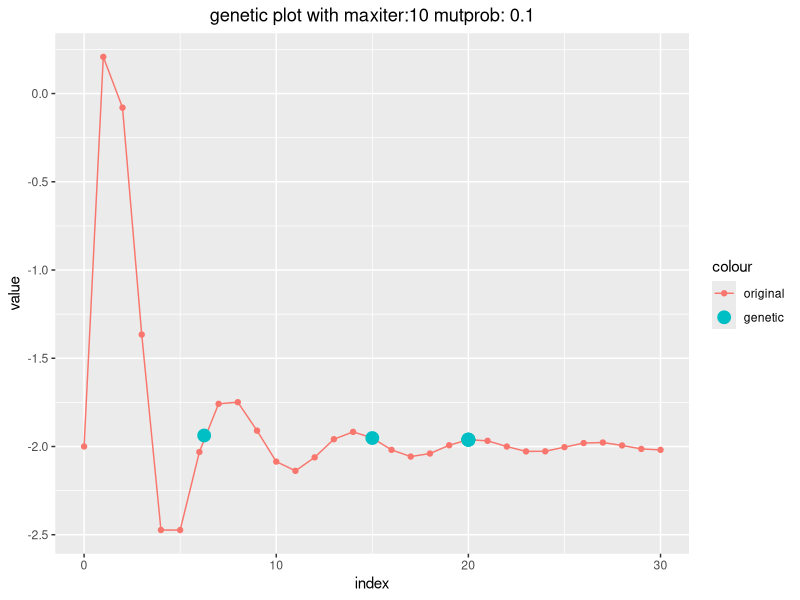
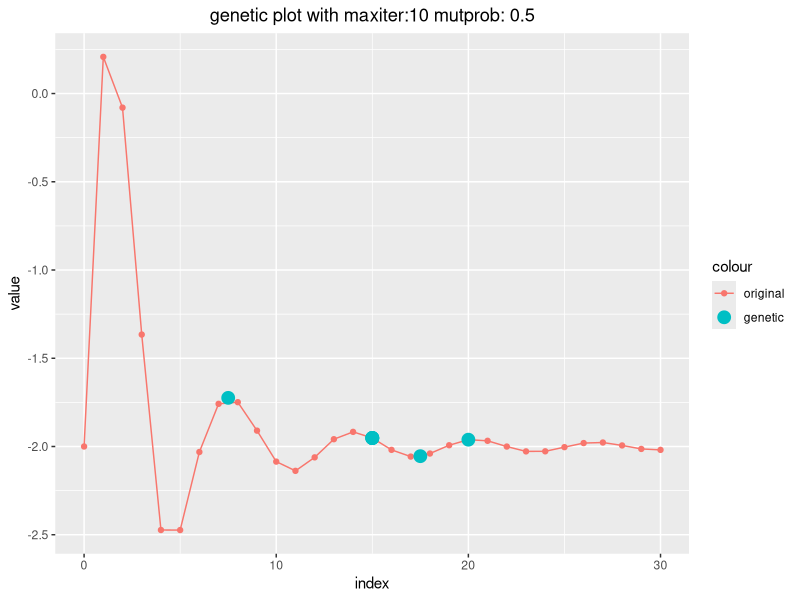
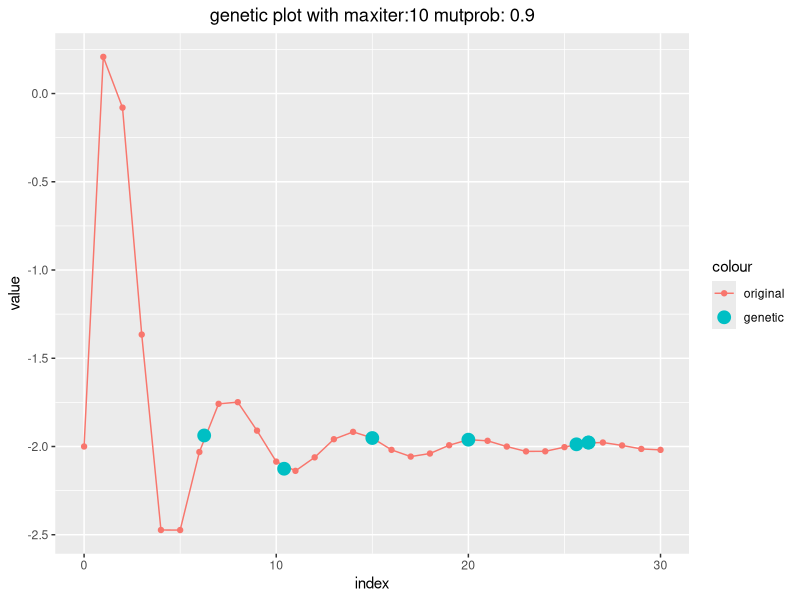
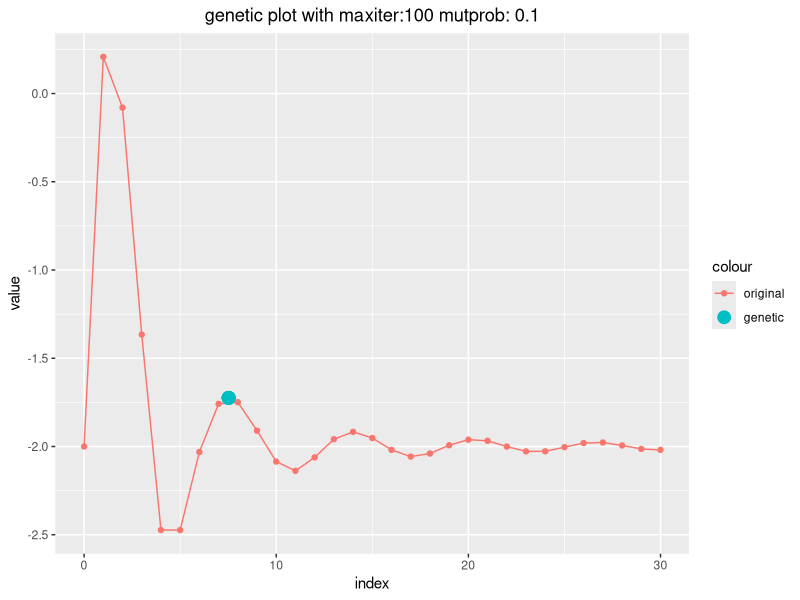
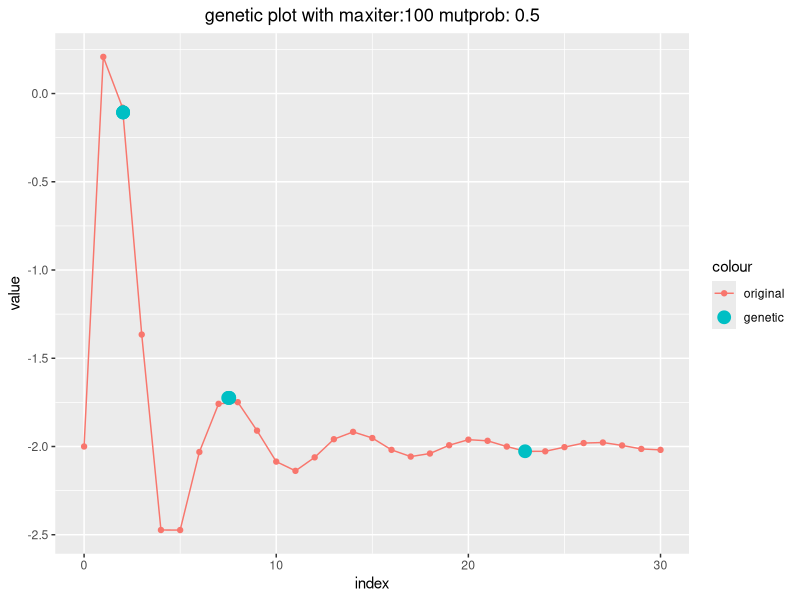
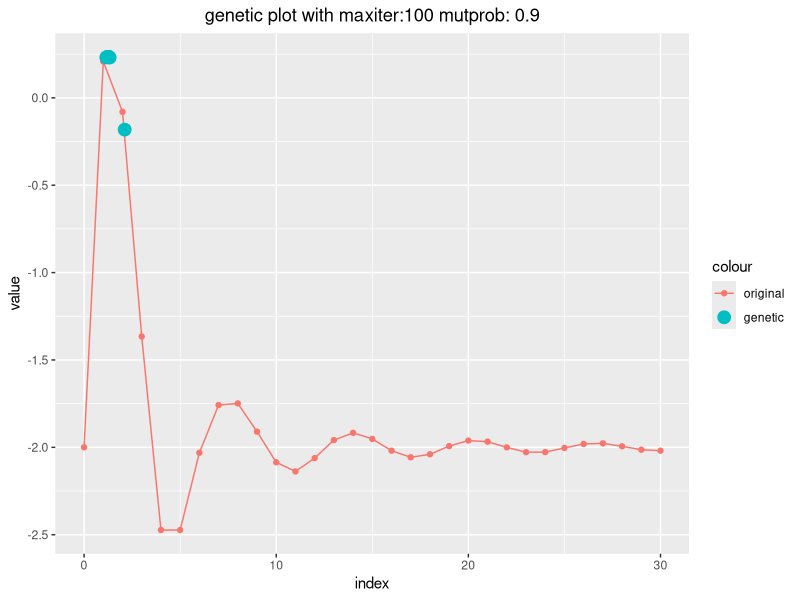
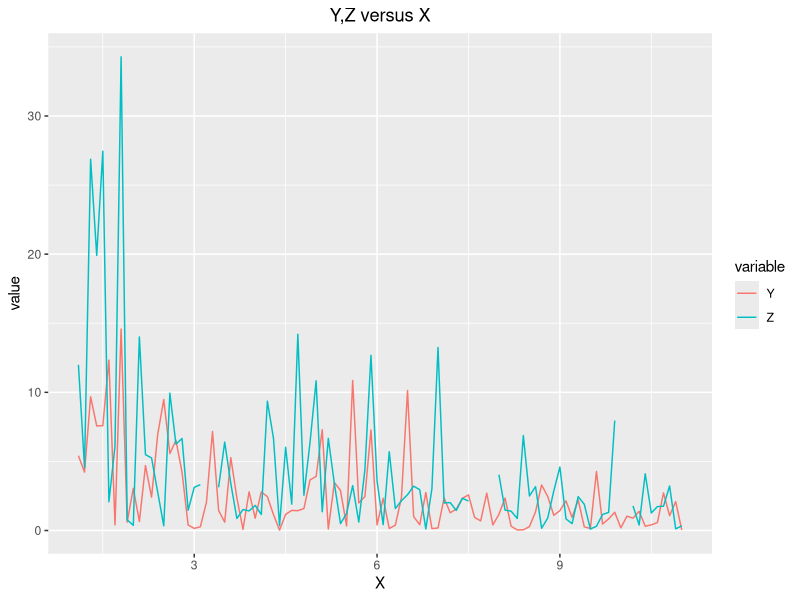
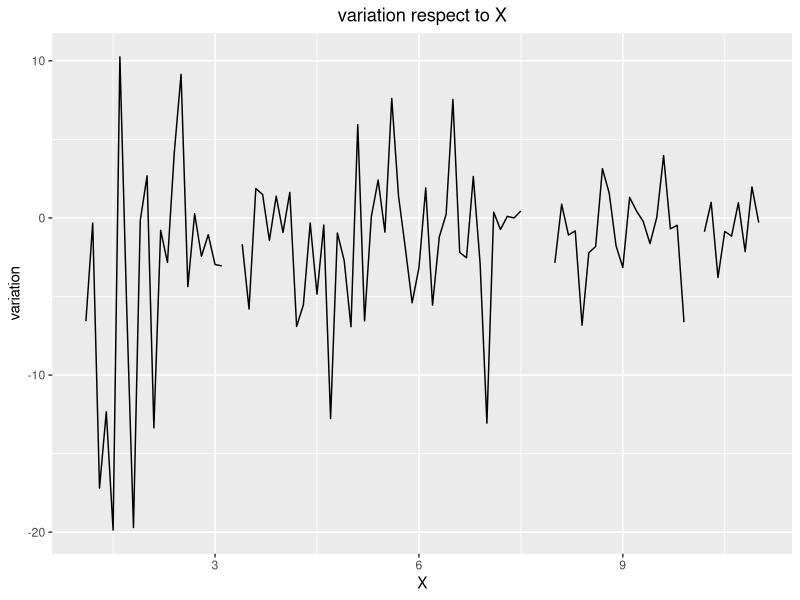

Write the R code that produced these figures, in order.
## ---- chunk 1
knitr::opts_chunk$set(echo = TRUE)
library(reshape2)
library(ggplot2)
library(gridExtra)
## ---- chunk 2
f1 <- function(x)
{
  return(x**2/exp(x)-2*exp(-9*sin(x)/(x**2+x+1)))
}

crossover <- function(x,y)
{
  return((x+y)/2)
}

mutate <- function(x)
{
  x**2%%30
}

f4 <- function(maxiter,mutprob)
{
  X <- 0:6*5
  values <- f1(X)
  extend <- c()
  for (i in 1:maxiter) 
  {
    parents <- sample(X,2)
    victim_index <- order(values,decreasing = FALSE)[1]
    kid <- crossover(parents[1],parents[2])
    if(runif(1) >= 1-mutprob)
      kid <- mutate(kid)
    values[victim_index] <- f1(kid)
    X[victim_index] <- kid
    extend <- c(extend,max(values))
  }
  df <- data.frame(index = 0:30,value = c(f1(0:30)))
  df2 <- data.frame(index = X,value = values)
  p1<- ggplot(df,mapping = aes(x=index,y=value,color = 'Blue'))+
    geom_point()+
    geom_line()+
    geom_point(df2,mapping = aes(x=index,y=value,color = 'Red'),size=4)+
    xlab("index")+
    ylab("value")+
    ggtitle(paste0('genetic plot with maxiter:',maxiter,' mutprob: ',mutprob))+
    scale_color_discrete(labels=c("original","genetic"))+
    theme(plot.title = ggplot2::element_text(hjust=0.5))
  print(p1)
  print('final observation is :')
  return(X)
}
## ---- chunk 3
f4(10,0.1)
f4(10,0.5)
f4(10,0.9)
f4(100,0.1)
f4(100,0.5)
f4(100,0.9)
## ---- chunk 4
rm(list=ls())
data <- read.csv('physical1.csv')
df_melt <- melt(as.data.frame(data), id="X")
p1<- ggplot(df_melt,
         aes(x=X,y=value,color=variable))+
    geom_line()+
    xlab("X")+
    ylab("value")+
    ggtitle('Y,Z versus X')+
    theme(plot.title = ggplot2::element_text(hjust=0.5))
    
print(p1)
p2 <- ggplot(data = data.frame(X=data$X,variation=data$Y-data$Z), aes(x = X)) +
  geom_line(aes(y = variation)) + 
  ggtitle("variation respect to X") +
  theme(plot.title = ggplot2::element_text(hjust=0.5))
print(p2)
## ---- chunk 5
EM<-function(eps,maxit){
    Zobs <- data$Z[!is.na(data$Z)]
    Zmiss <- data$Z[is.na(data$Z)]
    miss_num <- length(Zmiss)
    k <- 0
    llvalprev<-0
    llvalcurr<-100
    while ((abs(llvalprev-llvalcurr)>eps) && (k<(maxit+1))){
	llvalprev<-llvalcurr
	coe <- 1/(2*length(data$X))
	fir <- sum(data$X*data$Y)
	sec <- 0.5*sum(data$X[!is.na(data$Z)]*Zobs)+miss_num*llvalprev
	llvalcurr <- coe*(fir+sec)
	k<-k+1
	print(c(llvalprev,llvalcurr))
    }
}
EM(0.001,100)
